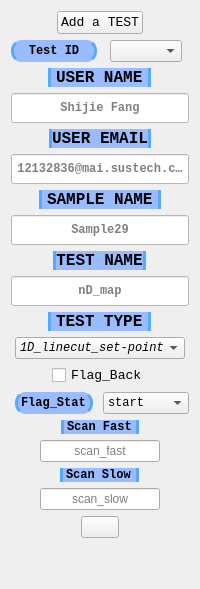
      <widget class="QWidget" name="user_info_widget" native="true">
       <property name="minimumSize">
        <size>
         <width>200</width>
         <height>0</height>
        </size>
       </property>
       <property name="maximumSize">
        <size>
         <width>300</width>
         <height>16777215</height>
        </size>
       </property>
       <property name="autoFillBackground">
        <bool>false</bool>
       </property>
       <property name="styleSheet">
        <string notr="true">QLabel{
	
	border-left: 3px solid rgb(85, 170, 255);
	border-right: 3px solid rgb(85, 170, 255);
	border-top-left-radius: 10px;
	border-bottom-left-radius: 10px;
	border-top-right-radius: 10px;
	border-bottom-right-radius: 10px;

	font-weight: bold;
	
	background-color: rgb(155, 187, 255);

}

QPushButton{
	font-family: Consolas;
}

QLineEdit{
	
	border-color: 3px solid rgb(255, 255, 255);
}</string>
       </property>
       <layout class="QVBoxLayout" name="verticalLayout">
        <item alignment="Qt::AlignHCenter">
         <widget class="QPushButton" name="add_test_pushButton">
          <property name="font">
           <font>
            <family>Consolas</family>
            <pointsize>10</pointsize>
            <weight>50</weight>
            <bold>false</bold>
           </font>
          </property>
          <property name="text">
           <string>Add a TEST</string>
          </property>
         </widget>
        </item>
        <item>
         <layout class="QHBoxLayout" name="horizontalLayout_25">
          <item>
           <widget class="QLabel" name="label_59">
            <property name="font">
             <font>
              <family>Consolas</family>
              <weight>75</weight>
              <bold>true</bold>
             </font>
            </property>
            <property name="text">
             <string>Test ID</string>
            </property>
            <property name="alignment">
             <set>Qt::AlignCenter</set>
            </property>
           </widget>
          </item>
          <item alignment="Qt::AlignHCenter">
           <widget class="QComboBox" name="test_id_comboBox"/>
          </item>
         </layout>
        </item>
        <item alignment="Qt::AlignHCenter">
         <widget class="QLabel" name="label_4">
          <property name="maximumSize">
           <size>
            <width>16777215</width>
            <height>35</height>
           </size>
          </property>
          <property name="font">
           <font>
            <family>Consolas</family>
            <pointsize>12</pointsize>
            <weight>75</weight>
            <bold>true</bold>
           </font>
          </property>
          <property name="text">
           <string>USER NAME</string>
          </property>
         </widget>
        </item>
        <item>
         <widget class="QLineEdit" name="user_name_lineEdit">
          <property name="minimumSize">
           <size>
            <width>0</width>
            <height>30</height>
           </size>
          </property>
          <property name="font">
           <font>
            <family>Consolas</family>
            <weight>75</weight>
            <bold>true</bold>
           </font>
          </property>
          <property name="styleSheet">
           <string notr="true">QLineEdit{
	
	background-color: rgb(255, 255, 255);
}</string>
          </property>
          <property name="alignment">
           <set>Qt::AlignCenter</set>
          </property>
          <property name="placeholderText">
           <string>Shijie Fang</string>
          </property>
         </widget>
        </item>
        <item alignment="Qt::AlignHCenter">
         <widget class="QLabel" name="label_6">
          <property name="sizePolicy">
           <sizepolicy hsizetype="Preferred" vsizetype="Preferred">
            <horstretch>0</horstretch>
            <verstretch>0</verstretch>
           </sizepolicy>
          </property>
          <property name="maximumSize">
           <size>
            <width>16777215</width>
            <height>35</height>
           </size>
          </property>
          <property name="font">
           <font>
            <family>Consolas</family>
            <pointsize>12</pointsize>
            <weight>75</weight>
            <bold>true</bold>
           </font>
          </property>
          <property name="cursor">
           <cursorShape>ArrowCursor</cursorShape>
          </property>
          <property name="text">
           <string>USER EMAIL</string>
          </property>
          <property name="textFormat">
           <enum>Qt::AutoText</enum>
          </property>
          <property name="alignment">
           <set>Qt::AlignCenter</set>
          </property>
         </widget>
        </item>
        <item>
         <widget class="QLineEdit" name="user_email_lineEdit">
          <property name="minimumSize">
           <size>
            <width>0</width>
            <height>30</height>
           </size>
          </property>
          <property name="font">
           <font>
            <family>Consolas</family>
            <weight>75</weight>
            <bold>true</bold>
           </font>
          </property>
          <property name="styleSheet">
           <string notr="true">QLineEdit{
	
	background-color: rgb(255, 255, 255);
}</string>
          </property>
          <property name="text">
           <string/>
          </property>
          <property name="alignment">
           <set>Qt::AlignCenter</set>
          </property>
          <property name="placeholderText">
           <string>12132836@mai.sustech.com</string>
          </property>
         </widget>
        </item>
        <item alignment="Qt::AlignHCenter">
         <widget class="QLabel" name="label_5">
          <property name="maximumSize">
           <size>
            <width>16777215</width>
            <height>35</height>
           </size>
          </property>
          <property name="font">
           <font>
            <family>Consolas</family>
            <pointsize>12</pointsize>
            <weight>75</weight>
            <bold>true</bold>
           </font>
          </property>
          <property name="text">
           <string>SAMPLE NAME</string>
          </property>
         </widget>
        </item>
        <item>
         <widget class="QLineEdit" name="sample_name_lineEdit">
          <property name="minimumSize">
           <size>
            <width>0</width>
            <height>30</height>
           </size>
          </property>
          <property name="font">
           <font>
            <family>Consolas</family>
            <weight>75</weight>
            <bold>true</bold>
           </font>
          </property>
          <property name="styleSheet">
           <string notr="true">QLineEdit{
	
	background-color: rgb(255, 255, 255);
}</string>
          </property>
          <property name="alignment">
           <set>Qt::AlignCenter</set>
          </property>
          <property name="placeholderText">
           <string>Sample29</string>
          </property>
         </widget>
        </item>
        <item alignment="Qt::AlignHCenter">
         <widget class="QLabel" name="label_9">
          <property name="maximumSize">
           <size>
            <width>16777215</width>
            <height>35</height>
           </size>
          </property>
          <property name="font">
           <font>
            <family>Consolas</family>
            <pointsize>12</pointsize>
            <weight>75</weight>
            <bold>true</bold>
           </font>
          </property>
          <property name="text">
           <string>TEST NAME</string>
          </property>
          <property name="alignment">
           <set>Qt::AlignCenter</set>
          </property>
         </widget>
        </item>
        <item>
         <widget class="QLineEdit" name="test_name_lineEdit">
          <property name="minimumSize">
           <size>
            <width>0</width>
            <height>30</height>
           </size>
          </property>
          <property name="font">
           <font>
            <family>Consolas</family>
            <weight>75</weight>
            <bold>true</bold>
           </font>
          </property>
          <property name="autoFillBackground">
           <bool>false</bool>
          </property>
          <property name="styleSheet">
           <string notr="true">QLineEdit{
	
	background-color: rgb(255, 255, 255);
}</string>
          </property>
          <property name="text">
           <string/>
          </property>
          <property name="alignment">
           <set>Qt::AlignCenter</set>
          </property>
          <property name="placeholderText">
           <string>nD_map</string>
          </property>
         </widget>
        </item>
        <item alignment="Qt::AlignHCenter">
         <widget class="QLabel" name="label">
          <property name="font">
           <font>
            <family>Consolas</family>
            <pointsize>12</pointsize>
            <weight>75</weight>
            <bold>true</bold>
           </font>
          </property>
          <property name="text">
           <string>TEST TYPE</string>
          </property>
         </widget>
        </item>
        <item alignment="Qt::AlignHCenter">
         <widget class="QComboBox" name="test_type_comboBox">
          <property name="minimumSize">
           <size>
            <width>170</width>
            <height>0</height>
           </size>
          </property>
          <property name="maximumSize">
           <size>
            <width>180</width>
            <height>16777215</height>
           </size>
          </property>
          <property name="font">
           <font>
            <family>Consolas</family>
            <italic>true</italic>
           </font>
          </property>
          <item>
           <property name="text">
            <string>1D_linecut_set-point</string>
           </property>
          </item>
          <item>
           <property name="text">
            <string>1D_linecut_set-time</string>
           </property>
          </item>
          <item>
           <property name="text">
            <string>2D_map_set-point</string>
           </property>
          </item>
          <item>
           <property name="text">
            <string>2D_map_set-time</string>
           </property>
          </item>
         </widget>
        </item>
        <item alignment="Qt::AlignHCenter">
         <widget class="QCheckBox" name="flag_back_checkBox">
          <property name="font">
           <font>
            <family>Consolas</family>
            <pointsize>10</pointsize>
            <weight>50</weight>
            <bold>false</bold>
           </font>
          </property>
          <property name="text">
           <string>Flag_Back</string>
          </property>
         </widget>
        </item>
        <item>
         <layout class="QHBoxLayout" name="horizontalLayout_26">
          <item alignment="Qt::AlignHCenter">
           <widget class="QLabel" name="label_58">
            <property name="font">
             <font>
              <family>Consolas</family>
              <weight>75</weight>
              <bold>true</bold>
             </font>
            </property>
            <property name="text">
             <string>Flag_Stat</string>
            </property>
           </widget>
          </item>
          <item>
           <widget class="QComboBox" name="flag_stat_comboBox">
            <property name="font">
             <font>
              <family>Consolas</family>
             </font>
            </property>
            <property name="layoutDirection">
             <enum>Qt::LeftToRight</enum>
            </property>
            <property name="inputMethodHints">
             <set>Qt::ImhUppercaseOnly</set>
            </property>
            <item>
             <property name="text">
              <string>start</string>
             </property>
            </item>
            <item>
             <property name="text">
              <string>finish</string>
             </property>
            </item>
            <item>
             <property name="text">
              <string>stop</string>
             </property>
            </item>
            <item>
             <property name="text">
              <string>pause</string>
             </property>
            </item>
            <item>
             <property name="text">
              <string>running</string>
             </property>
            </item>
           </widget>
          </item>
         </layout>
        </item>
        <item alignment="Qt::AlignHCenter">
         <widget class="QLabel" name="label_52">
          <property name="font">
           <font>
            <family>Consolas</family>
            <weight>75</weight>
            <bold>true</bold>
           </font>
          </property>
          <property name="text">
           <string>Scan Fast</string>
          </property>
         </widget>
        </item>
        <item alignment="Qt::AlignHCenter">
         <widget class="QLineEdit" name="scan_fast_lineEdit">
          <property name="minimumSize">
           <size>
            <width>120</width>
            <height>0</height>
           </size>
          </property>
          <property name="maximumSize">
           <size>
            <width>150</width>
            <height>16777215</height>
           </size>
          </property>
          <property name="font">
           <font>
            <family>Yu Gothic UI</family>
           </font>
          </property>
          <property name="text">
           <string/>
          </property>
          <property name="alignment">
           <set>Qt::AlignCenter</set>
          </property>
          <property name="placeholderText">
           <string>scan_fast</string>
          </property>
         </widget>
        </item>
        <item alignment="Qt::AlignHCenter">
         <widget class="QLabel" name="label_51">
          <property name="font">
           <font>
            <family>Consolas</family>
            <weight>75</weight>
            <bold>true</bold>
           </font>
          </property>
          <property name="text">
           <string>Scan Slow</string>
          </property>
         </widget>
        </item>
        <item alignment="Qt::AlignHCenter">
         <widget class="QLineEdit" name="scan_slow_lineEdit">
          <property name="minimumSize">
           <size>
            <width>120</width>
            <height>0</height>
           </size>
          </property>
          <property name="maximumSize">
           <size>
            <width>150</width>
            <height>16777215</height>
           </size>
          </property>
          <property name="font">
           <font>
            <family>Yu Gothic UI</family>
           </font>
          </property>
          <property name="text">
           <string/>
          </property>
          <property name="alignment">
           <set>Qt::AlignCenter</set>
          </property>
          <property name="placeholderText">
           <string>scan_slow</string>
          </property>
         </widget>
        </item>
        <item alignment="Qt::AlignHCenter">
         <widget class="QPushButton" name="add_test_sinout_pushButton">
          <property name="font">
           <font>
            <family>Consolas</family>
            <weight>75</weight>
            <bold>true</bold>
           </font>
          </property>
          <property name="cursor">
           <cursorShape>PointingHandCursor</cursorShape>
          </property>
          <property name="text">
           <string/>
          </property>
          <property name="icon">
           <iconset resource="resources.qrc">
            <normaloff>:/icons_simple/my_icons/icons_simple/user-plus.svg</normaloff>:/icons_simple/my_icons/icons_simple/user-plus.svg</iconset>
          </property>
          <property name="iconSize">
           <size>
            <width>40</width>
            <height>50</height>
           </size>
          </property>
         </widget>
        </item>
        <item>
         <spacer name="verticalSpacer_2">
          <property name="orientation">
           <enum>Qt::Vertical</enum>
          </property>
          <property name="sizeHint" stdset="0">
           <size>
            <width>20</width>
            <height>40</height>
           </size>
          </property>
         </spacer>
        </item>
       </layout>
      </widget>
